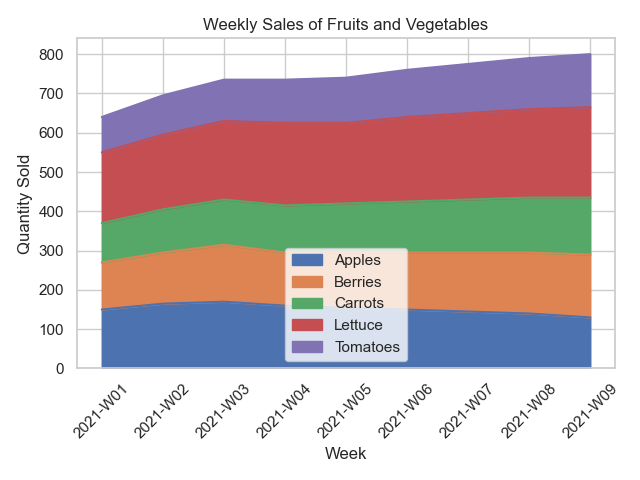

Source code (Python):

import pandas as pd
import matplotlib.pyplot as plt

# First, convert your data into a pandas DataFrame
data = [
    {'Week': '2021-W01', 'Apples': 150, 'Berries': 120, 'Carrots': 100, 'Lettuce': 180, 'Tomatoes': 90},
    {'Week': '2021-W02', 'Apples': 165, 'Berries': 130, 'Carrots': 110, 'Lettuce': 190, 'Tomatoes': 100},
    {'Week': '2021-W03', 'Apples': 170, 'Berries': 145, 'Carrots': 115, 'Lettuce': 200, 'Tomatoes': 105},
    {'Week': '2021-W04', 'Apples': 160, 'Berries': 135, 'Carrots': 120, 'Lettuce': 210, 'Tomatoes': 110},
    {'Week': '2021-W05', 'Apples': 155, 'Berries': 140, 'Carrots': 125, 'Lettuce': 205, 'Tomatoes': 115},
    {'Week': '2021-W06', 'Apples': 150, 'Berries': 145, 'Carrots': 130, 'Lettuce': 215, 'Tomatoes': 120},
    {'Week': '2021-W07', 'Apples': 145, 'Berries': 150, 'Carrots': 135, 'Lettuce': 220, 'Tomatoes': 125},
    {'Week': '2021-W08', 'Apples': 140, 'Berries': 155, 'Carrots': 140, 'Lettuce': 225, 'Tomatoes': 130},
    {'Week': '2021-W09', 'Apples': 130, 'Berries': 160, 'Carrots': 145, 'Lettuce': 230, 'Tomatoes': 135}
]
df = pd.DataFrame(data)

# Set the index of the DataFrame to be the 'Week' column
df = df.set_index('Week')

# You can create the stacked area plot using the plot.area function from pandas,
# which is built on top of matplotlib
df.plot.area()

# Adding some customizations to match Seaborn's style
plt.style.use('seaborn-darkgrid')  # Setting the style to match Seaborn's default
plt.title('Weekly Sales of Fruits and Vegetables')
plt.xlabel('Week')
plt.ylabel('Quantity Sold')
plt.xticks(rotation=45)  # Rotate x-axis labels for better readability

# Show the plot
plt.tight_layout()
plt.show()
